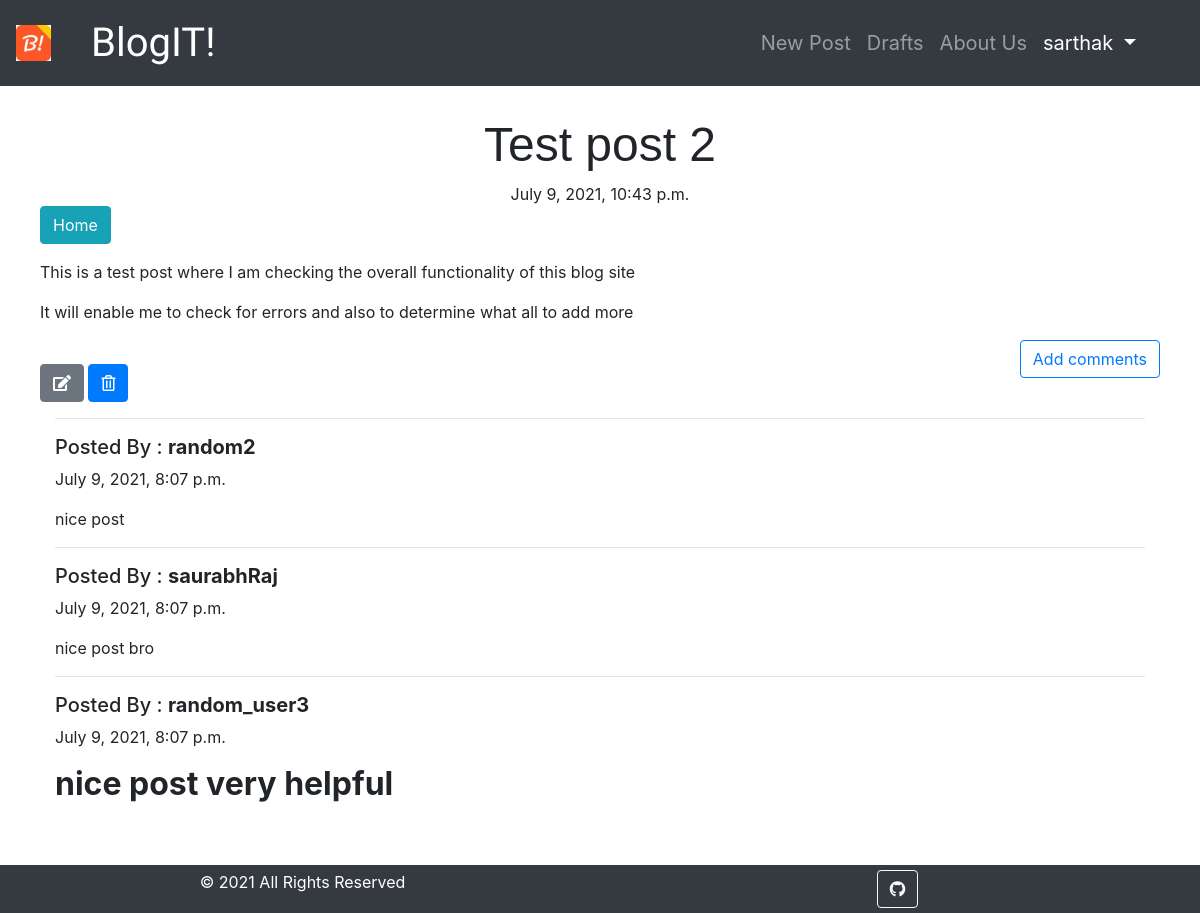
Page /post/10 (signed in) on the committed database.
### blog/models.py (models this page shows, shortened)
class Post(models.Model):
    author = models.ForeignKey('auth.User', on_delete=models.CASCADE)
    title = models.CharField(max_length=200)
    text = models.TextField()
    created_date = models.DateTimeField(default=timezone.now)
    published_date = models.DateTimeField(blank=True,null=True)

class Comment(models.Model):
    post = models.ForeignKey('blog.Post', related_name='comments', on_delete=models.CASCADE)
    author = models.CharField(max_length=200)
    text = models.TextField()
    created_date = models.DateTimeField(default=timezone.now())
    approved_comment = models.BooleanField(default=False)

### blog/views.py (the view)
# urls.py: url(r'^post/(?P<pk>\d+)$',views.PostDetailView.as_view(),name='post_detail'),
class PostDetailView(DetailView):
    model = Post

### blog/templates/blog/post_detail.html (shortened to what this page needs)
{% extends 'blog/base.html' %}
{% block content %}
    <h1 class="posttitle loader" style="margin-top: 20px;">{{post.title}}</h1>
    {% if post.published_date %}
        <div class="date postdate">
            {{ post.published_date }}
        </div>
    {% else %}
        <a class="btn btn-dark" href="{% url 'post_publish' pk=post.pk %}">Publish</a>
    {% endif %}
    <a class="btn btn-info" href="{% url 'post_list' %}">Home</a>
    <p class='postcontent'>{{post.text|safe|linebreaksbr}}
        <a class="btn btn-outline-primary float-right" href="{% url 'add_comment_to_post' pk=post.pk %}">Add comments</a>
    </p>
    <br>
    {% if user.is_authenticated %}
        <a class="btn btn-secondary" title="Edit" href="{% url 'post_edit' pk=post.pk %}"><i class="fas fa-edit"></i></a>
        <a class="btn btn-primary" title="Delete Post" href="{% url 'post_remove' pk=post.pk %}"><i class="far fa-trash-alt"></i></a>
    {% endif %}
<br>
    <div class="container" style="margin-bottom: 50px;">
        {% for comment in post.comments.all %}
            <hr>
            {% if user.is_authenticated or comment.approved_comment %}
                <p><h5>Posted By : <b>{{comment.author}}</b></h5>{{comment.created_date}}</p>
                {{comment.text|safe|linebreaks}}
            {% endif %}
            {% empty %}
                <hr><p>No Comments</p>
        {% endfor %}
    </div>
{% endblock content %}

### blog/templates/blog/base.html (shortened to what this page needs)
<!DOCTYPE html>
{% load static %}
<html>
    <head>
        <link rel="stylesheet" href="{% static 'css/blog.css' %}">
        <link rel="stylesheet" href="https://maxcdn.bootstrapcdn.com/bootstrap/4.5.2/css/bootstrap.min.css">
        <link rel="stylesheet" href="//cdn.jsdelivr.net/npm/medium-editor@latest/dist/css/medium-editor.min.css" type="text/css" media="screen" charset="utf-8">
        <link rel="stylesheet" href="https://use.fontawesome.com/releases/v5.7.0/css/all.css">
    </head>
    <body>
        <nav class="navbar navbar-expand-md bg-dark navbar-dark">
            <img alt="logo" style="width: 3%; height: auto;" class="img-responsive" /></a>
            <a class="navbar-brand bigbrand" href="{% url 'post_list' %}" style="font-size:40px; margin-left: 40px;">BlogIT!</a>
            <div class="collapse navbar-collapse navbar-right" id="collapsibleNavbar">
                <ul class="navbar-nav ml-auto" style="margin-right: 40px; font-size: 20px;">
                    {% if user.is_authenticated %}
                        <li class="nav-item"><a class="nav-link" href="{% url 'post_new' %}">New Post</a></li>
                        <li class="nav-item"><a class="nav-link" href="{% url 'post_draft_list' %}">Drafts</a></li>
                        <li class="nav-item"><a class="nav-link" href="{% url 'about' %}">About Us</a></li>
                        <li class="nav-item dropdown">
                            <a class="nav-link active dropdown-toggle" href="#" id="navbardrop" data-toggle="dropdown">
                                {{user.username}}
                            </a>
                          </li>
                    {% else %}
                        <li class="nav-item"><a class="nav-link" href="{% url 'about' %}">About Us</a></li>
                        <li class="nav-item"><a class="nav-link active" href="{% url 'login'%}">Login <i class="fa fa-user"></i></a></li>
                    {% endif %}
                </ul>
            </div>
        </nav>
        <div class="container" style="padding:10px; padding-bottom:60px;">
            <div class="blog_posts">
                    {% block content %}
                    {% endblock content %}
            </div>
        </div>
        <div class="container-fluid">
            <div class="row bg-dark text-center text-white" style="position: fixed; bottom: 0; width: 100%; padding: 5px;">
                <div class="col">© 2021 All Rights Reserved</div>
                <div class="col"><a class="btn btn-outline-light btn-floating" href="https://github.com/Sarthak196/Blog_Page" target="_blank" role="button"><i class="fab fa-github"></i></a></div>
            </div>
        </div>
    </body>
</html>

### blog/static/css/blog.css (style rules this page uses)
.bigbrand { font-family: 'Courgette', cursive; font-size: 1.5em; color: white; }
.postdate { text-align: center; }
.posttitle { font-family:'Russo One',sans-serif; font-size: 3em; text-align: center; }
.postcontent { font-family: 'Motserrat',sans-serif; font-size: 1.5em; }

### rows in the picture
Post: title "Test post 2", published_date "July 9, 2021, 10:43 p.m.", text "This is a test post where I am checking the overall functionality of this blog site It will enable me to check for errors and also to determine what all to add more"
Comment: author "random2", created_date "July 9, 2021, 8:07 p.m.", text "nice post"
Comment: author "saurabhRaj", created_date "July 9, 2021, 8:07 p.m.", text "nice post bro"
Comment: author "random_user3", created_date "July 9, 2021, 8:07 p.m.", text "nice post very helpful"

### other values in the picture
{{ user.username }} "sarthak"
